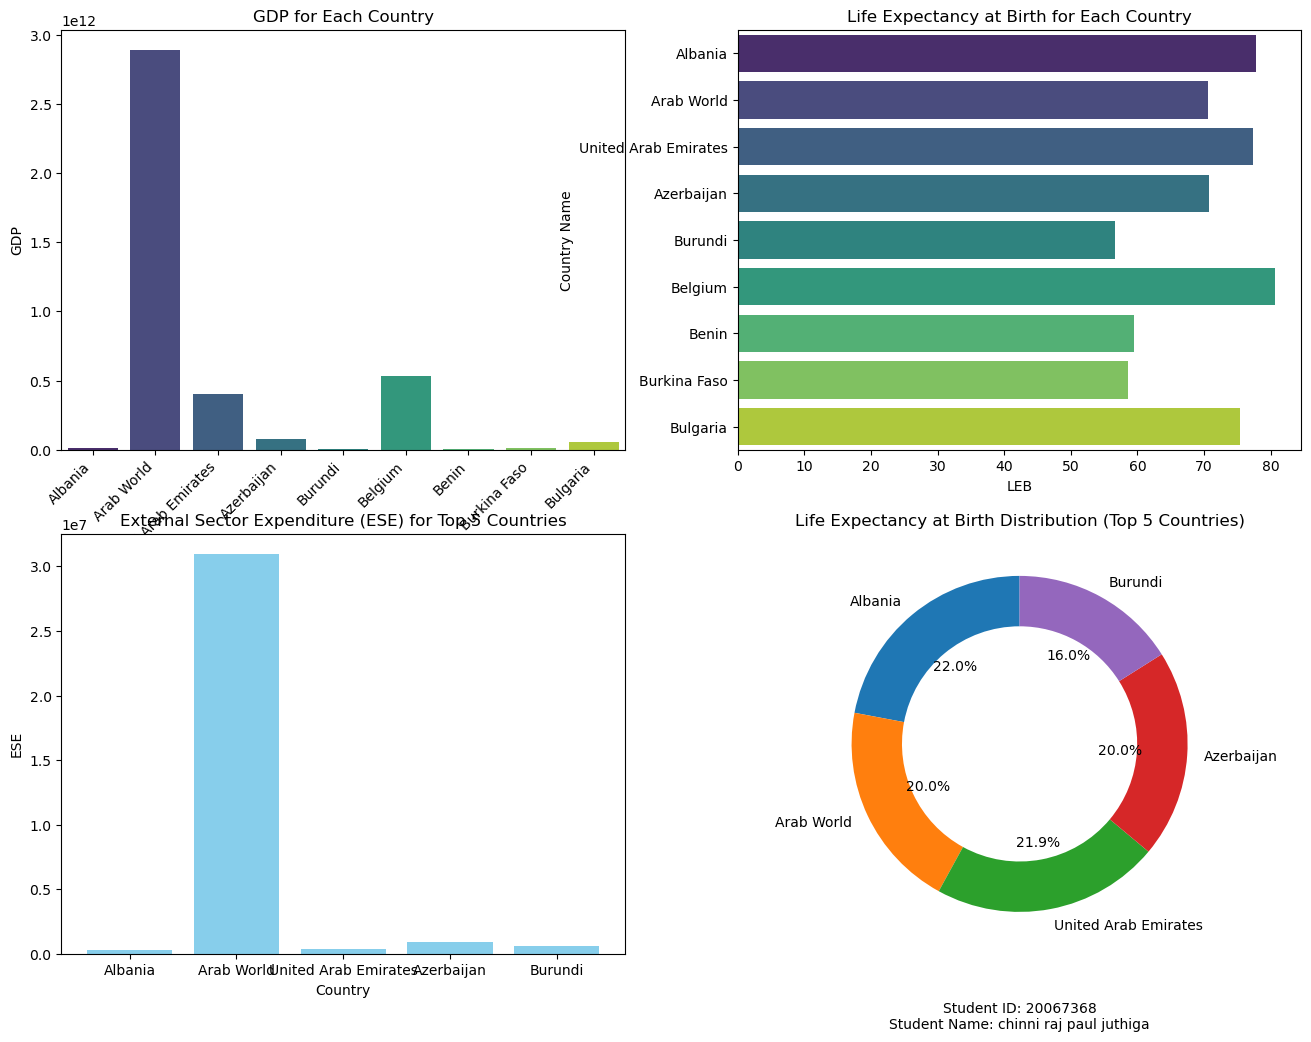

Source code (Python):
#!/usr/bin/env python
# coding: utf-8

# In[2]:


import pandas as pd
import matplotlib.pyplot as plt
import seaborn as sns

# Your ID number and name
student_id = '20067368'
student_name = 'chinni raj paul juthiga'

# Provide the path to your CSV file on your local machine
file_path = 'Economic Indicators 2014.csv'

# Read data from CSV file
df = pd.read_csv('Economic Indicators 2014.csv')

# Set a consistent figure size for all subplots
fig, axes = plt.subplots(nrows=2, ncols=2, figsize=(16, 12))

# Bar plot of GDP for each country with rotated x-axis labels
sns.barplot(x='Country Name', y='GDP', data=df, palette='viridis', ax=axes[0, 0])
axes[0, 0].set_title('GDP for Each Country')
axes[0, 0].set_xticklabels(df['Country Name'], rotation=45, ha='right')  # Rotate x-axis labels for better visibility
# axes[0, 0].text(0.5, -0.15, f'Student ID: {student_id}\nStudent Name: {student_name}', ha='center', va='center', transform=axes[0, 0].transAxes)

# Horizontal bar plot for Life Expectancy at Birth
sns.barplot(x='LEB', y='Country Name', data=df, palette='viridis', ax=axes[0, 1])
axes[0, 1].set_title('Life Expectancy at Birth for Each Country')
# axes[0, 1].text(0.5, -0.15, f'Student ID: {student_id}\nStudent Name: {student_name}', ha='center', va='center', transform=axes[0, 1].transAxes)

# Bar chart for External Sector Expenditure (ESE)
selected_countries = df.head(5)
axes[1, 0].bar(selected_countries['Country Name'], selected_countries['ESE'], color='skyblue')
axes[1, 0].set_title('External Sector Expenditure (ESE) for Top 5 Countries')
axes[1, 0].set_xlabel('Country')
axes[1, 0].set_ylabel('ESE')
# axes[1, 0].text(0.5, -0.15, f'Student ID: {student_id}\nStudent Name: {student_name}', ha='center', va='center', transform=axes[1, 0].transAxes)

# Pie chart for Life Expectancy at Birth with visible labels
life_expectancy_labels = df['Country Name'].head(5)
life_expectancy_sizes = df['LEB'].head(5)

axes[1, 1].pie(life_expectancy_sizes, labels=life_expectancy_labels, autopct='%1.1f%%', startangle=90, wedgeprops=dict(width=0.3), textprops={'fontsize': 10})
axes[1, 1].set_title('Life Expectancy at Birth Distribution (Top 5 Countries)')
axes[1, 1].text(0.5, -0.15, f'Student ID: {student_id}\nStudent Name: {student_name}', ha='center', va='center', transform=axes[1, 1].transAxes)

# No need to use plt.tight_layout() since we are saving individual subplots

# Save individual plots
plt.savefig('gdp_plot.png')
plt.savefig('life_expectancy_plot.png')
plt.savefig('ese_plot.png')

# Save the combined plot (optional)
plt.savefig('combined_plot.png')

# Show or save the combined plot (optional)
plt.show()


# In[ ]:




